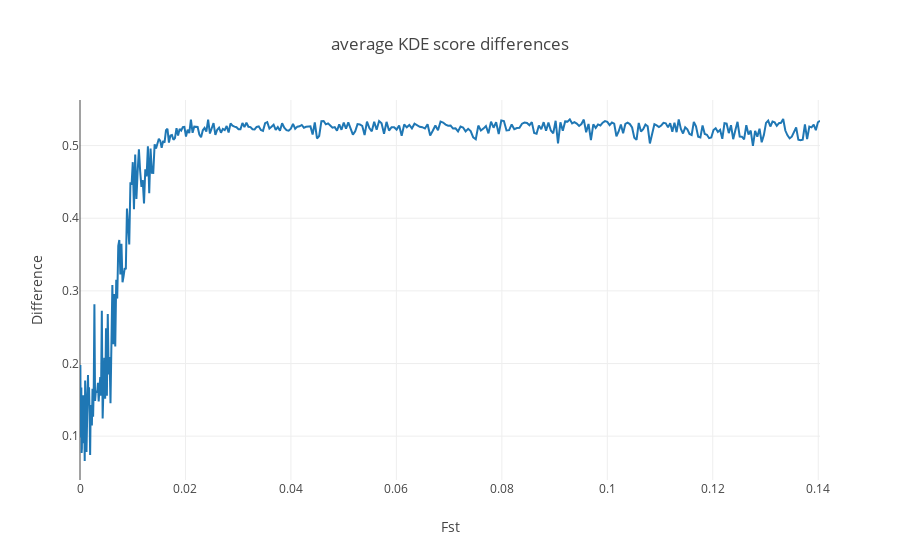

The notebook cell this image was saved under:
### Code cell
coords= {z:[x for x in range(len(labs)) if labs[x] == z] for z in list(set(labs))}
Error_rate= []
where= []


for bl in Blocks[1].keys():
    non_outlier= [x for x in range(len(Blocks[1][bl])) if Blocks2[1][bl][x] != len(labels) + 1]
    misshaps= [x for x in range(len(Blocks[1][bl])) if Blocks[1][bl][x] != Blocks2[1][bl][x] and Blocks2[1][bl][x] - 1 in labels]
    rate= 1 - len(misshaps) / float(len(non_outlier))
    Error_rate.append(rate)
    where.append(bl)



fig_data= [go.Scatter(
y= [Proportions[x] for x in coords[i]],
x= [Fst_crawl[x] for x in coords[i]],
mode= 'lines',
name= ' pops {} / {}'.format(i[0],i[1])
) for i in coords.keys()
]

layout = go.Layout(
    title= 'average KDE score differences',
    yaxis=dict(
        title='Difference'),
    xaxis=dict(
        title='Fst')
)

fig= go.Figure(data=fig_data, layout=layout)
iplot(fig)

### Figure 1 — Plotly figure (JSON) as saved in the notebook; plotly's stock layout.template omitted (floating-point values rounded to 4 significant figures; data arrays with more than 128 entries replaced by an {"elided": "..."} marker saying what was removed)
{"data": [{"mode": "lines", "name": " pops 1 / 2", "type": "scatter", "x": {"elided": "400 float values"}, "y": {"elided": "400 float values"}}], "layout": {"title": "average KDE score differences", "xaxis": {"title": "Fst"}, "yaxis": {"title": "Difference"}}}
